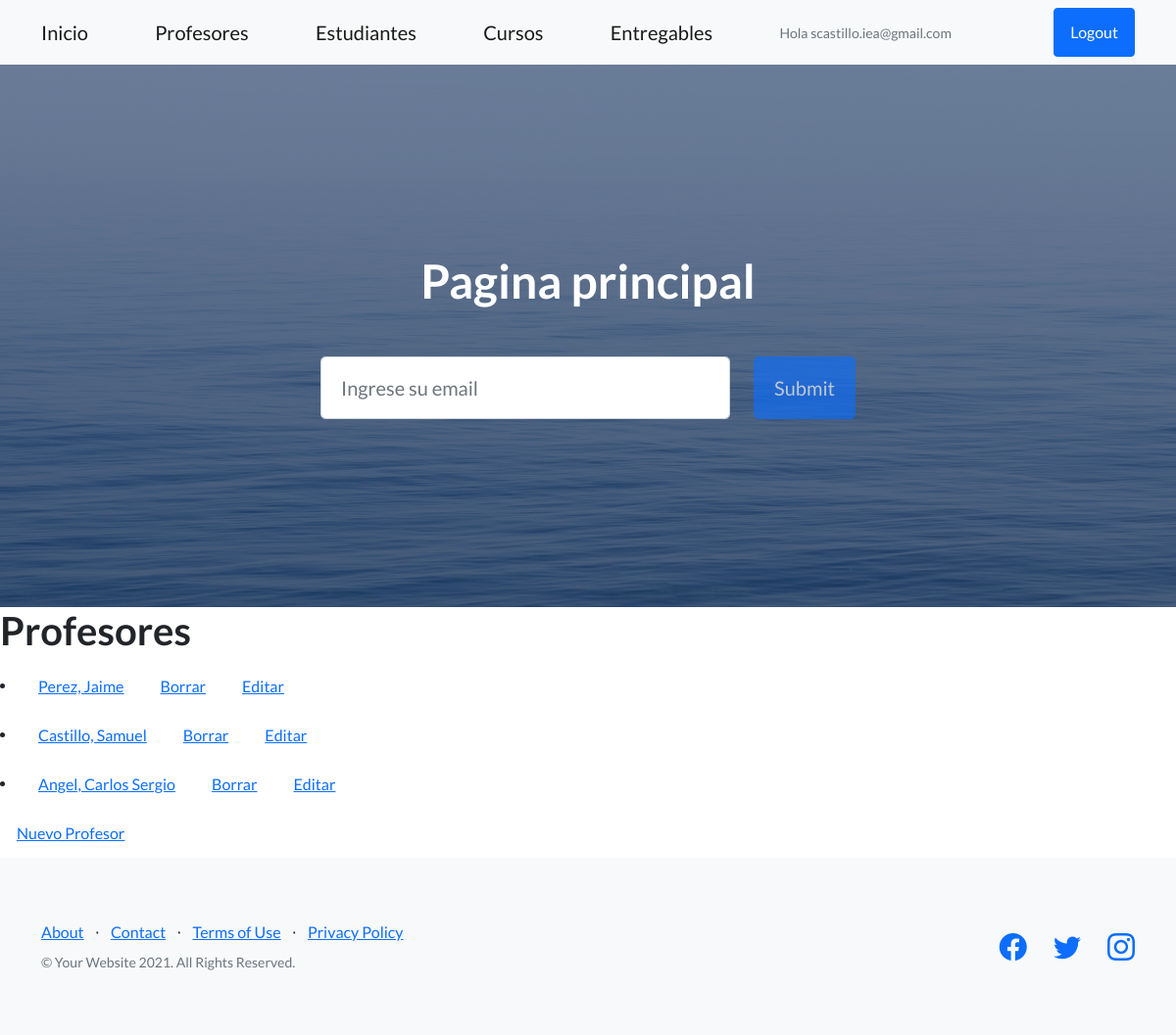
The app's page /AppCoder/profesores/ (signed in), older data.
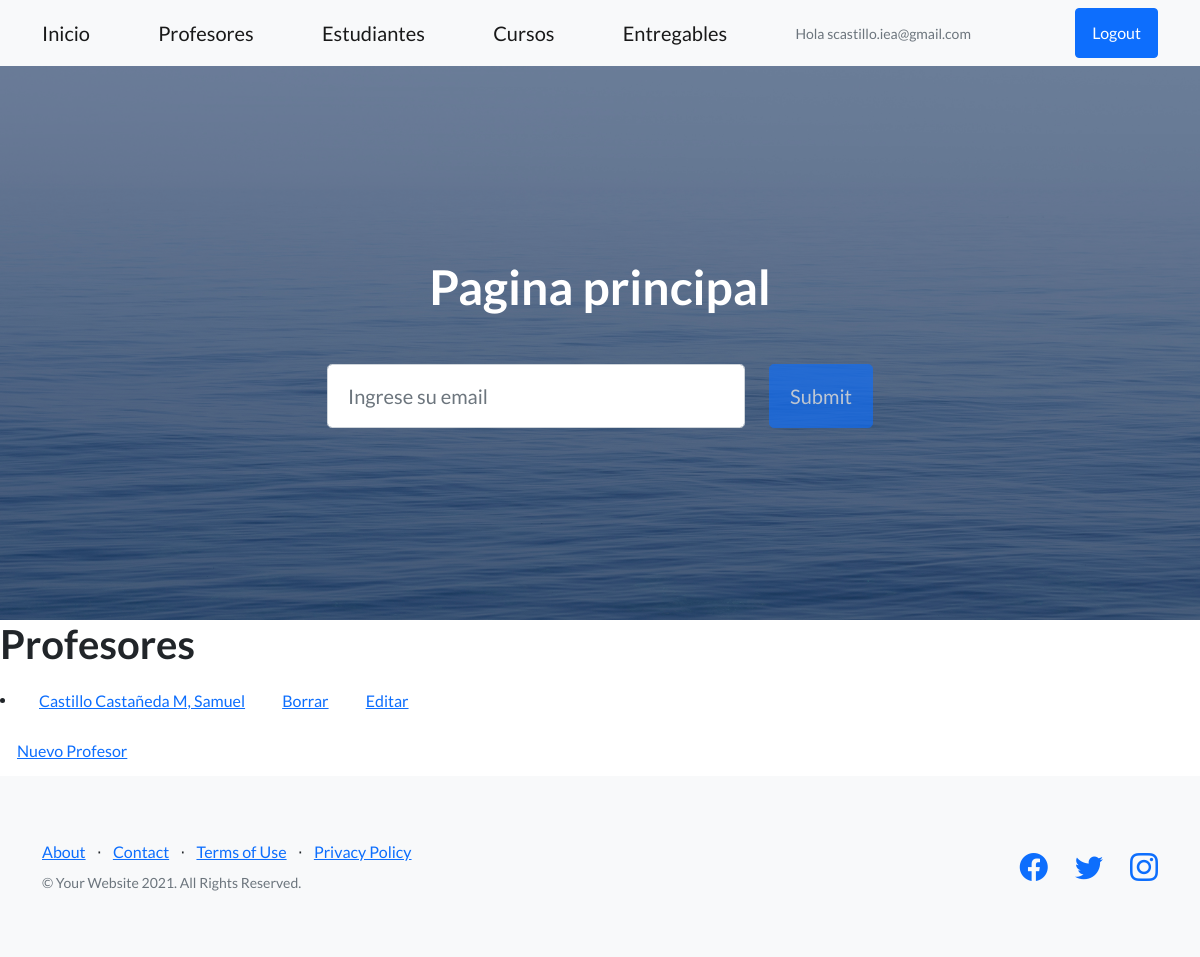
The same page, newer data.
### AppCoder/models.py (models this page shows)
class Profesor(models.Model):
    nombre = models.CharField(max_length=40)
    apellido = models.CharField(max_length=40)
    email = models.EmailField()
    profesion = models.CharField(max_length=40)
    def __str__(self):
        return f'{self.apellido}, {self.nombre}'

### AppCoder/views.py (the view)
# urls.py: path('profesores/', views.ProfesorListView.as_view(), name='Profesores'),
class ProfesorListView(LoginRequiredMixin, ListView):
    model = Profesor
    template_name = "AppCoder/profesores.html"
    context_object_name = 'profesores'

### AppCoder/templates/AppCoder/profesores.html
{% extends 'AppCoder/padre.html' %}
{%  load static %}
{% block contenidoquecambia%}
    <h1>Profesores</h1>
{% for profesor in profesores %}
    <li>
        <a class="btn btn-link" href="{% url 'profesor_view' profesor.id %}">{{ profesor }}</a>
        <a class="btn btn-link" href="{% url 'profesor_delete' profesor.id %}">Borrar</a>
        <a class="btn btn-link" href="{% url 'profesor_update' profesor.id %}">Editar</a>
    </li>
{% endfor %}
<a class="btn btn-link" href="{% url 'agregar_profesor' %}">Nuevo Profesor</a>
{% endblock %}

Row changes from the older to the newer data that the page shows:
removed Profesor: apellido+nombre "Perez, Jaime"
removed Profesor: apellido+nombre "Castillo, Samuel"
removed Profesor: apellido+nombre "Angel, Carlos Sergio"
added Profesor: apellido+nombre "Castillo Castañeda M, Samuel"
